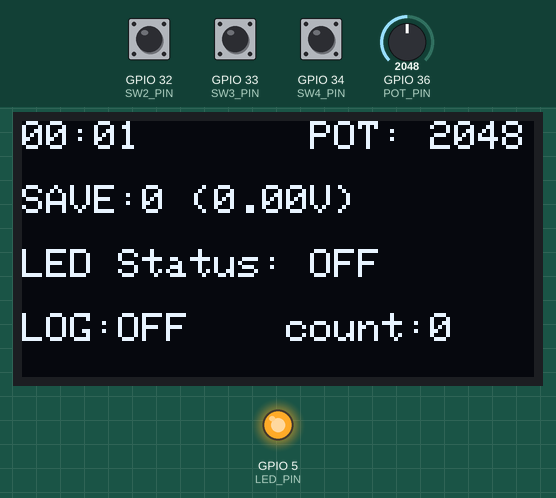
A program run on a simulated ESP32. Parts: 128×64 one-colour display, output pins drawn as LEDs (lit = HIGH). The test bench sets the inputs (shaded band); at power-on: GPIO 32 (SW2_PIN) HIGH, GPIO 34 (SW4_PIN) HIGH, GPIO 33 (SW3_PIN) HIGH, GPIO 36 (POT_PIN) = 2048 (analog values on the 0–4095 scale). Storage starts empty; EEPROM starts erased; what the program prints to the serial monitor is not drawn.

Above: at 1.2 s.
1.3 s: GPIO 32 (SW2_PIN) pulled LOW for 0.15 s
At 2.3 s:
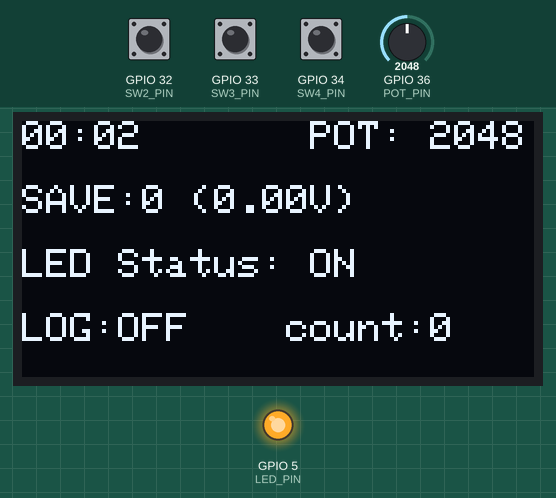
4.4 s: GPIO 34 (SW4_PIN) pulled LOW for 0.15 s
At 5.4 s:
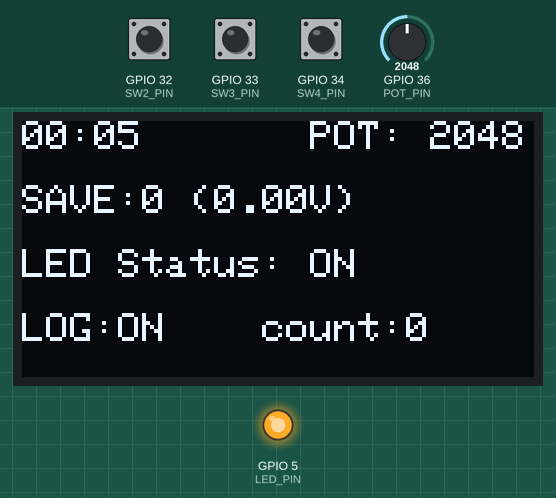
7.5 s: GPIO 32 (SW2_PIN) pulled LOW for 1 s
At 8.8 s:
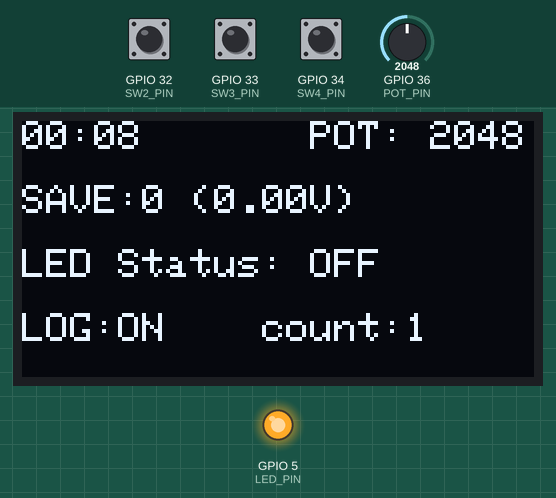
11.5 s: GPIO 33 (SW3_PIN) pulled LOW for 0.15 s
At 12.4 s:
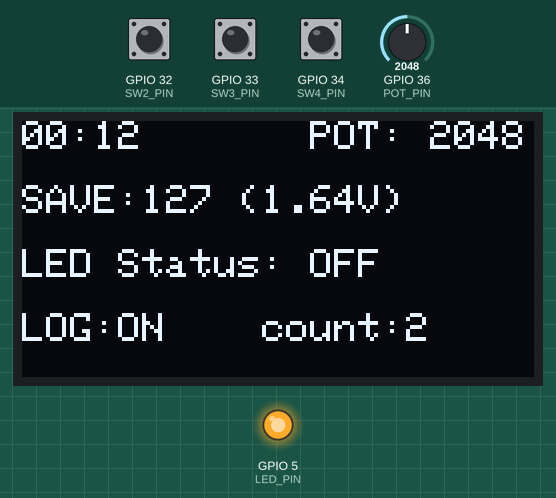
13.5 s: GPIO 32 (SW2_PIN) pulled LOW for 0.15 s
At 14.7 s:
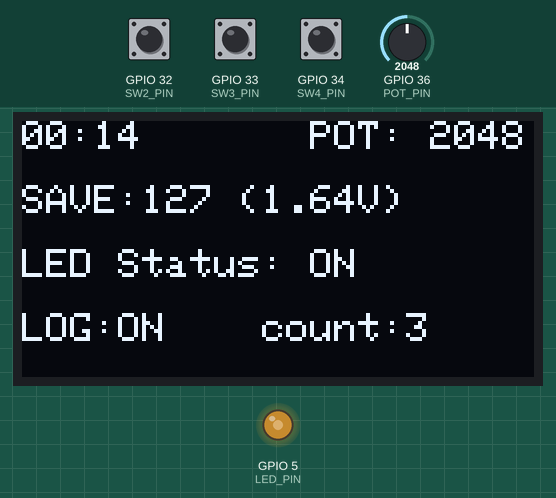
16.6 s: GPIO 34 (SW4_PIN) pulled LOW for 1 s
At 18.4 s:
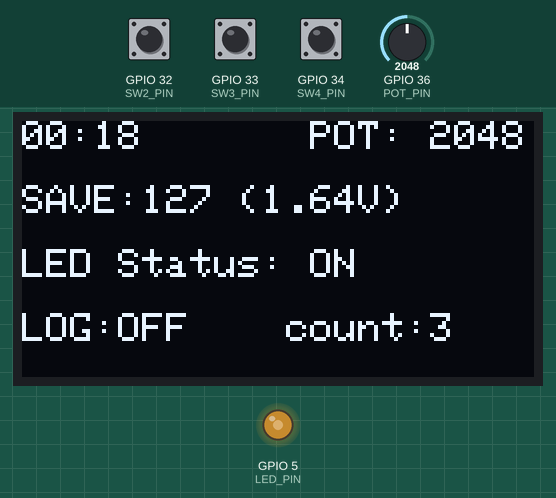
Timing chart, 0 to 19.9 s (numbered marks = the images above; inputs shaded):
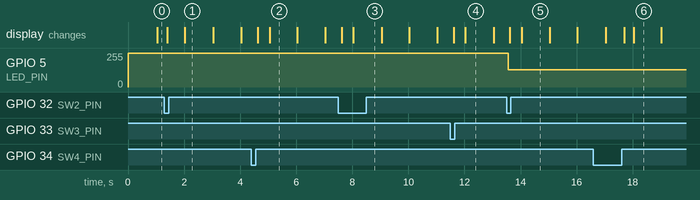

The program:

main.cpp
```cpp
#include <Adafruit_GFX.h>
#include <Adafruit_SSD1306.h>
#include <Arduino.h>
#include <FS.h>
#include <Preferences.h>
#include <SPIFFS.h>
#include <Wire.h>

// Pin Definitions
constexpr uint8_t POT_PIN = 36;
constexpr uint8_t LED_PIN = 5;
constexpr bool LED_ACTIVE_LOW = true;
constexpr uint8_t SW2_PIN = 32;
constexpr uint8_t SW3_PIN = 33;
constexpr uint8_t SW4_PIN = 34;

// Logging Configuration
constexpr char LOG_PATH[] = "/log.csv";

// OLED Display
constexpr uint8_t OLED_WIDTH = 128;
constexpr uint8_t OLED_HEIGHT = 64;
constexpr uint8_t OLED_ADDRESS = 0x3C;

Adafruit_SSD1306 display(OLED_WIDTH, OLED_HEIGHT, &Wire);

constexpr uint32_t DISPLAY_UPDATE_MS = 20;
uint32_t lastDisplayUpdate = 0;

// Preferences stores settings that must survive reset or power loss.
Preferences preferences;

bool ledState = false;
uint8_t pwmValue = 0;

// These values are kept in RAM while the program is running.
bool loggingEnabled = false;
uint32_t logCount = 0;

// ButtonState is used to debounce mechanical switches
constexpr uint32_t DEBOUNCE_MS = 40;
constexpr uint32_t LONG_PRESS_MS = 3000;

struct ButtonState {
  bool rawState;      // last reading from the pin.
  bool stableState;   // debounced state of the button.
  uint32_t changedAt; // time in milliseconds when the rawState last changed.
};

ButtonState sw2 = {HIGH, HIGH, 0};
ButtonState sw3 = {HIGH, HIGH, 0};
ButtonState sw4 = {HIGH, HIGH, 0};
uint32_t sw4PressedAt = 0;
bool sw4LongPressHandled = false;

// Convert the logical brightness to the PWM level required by the LED wiring.
void applyLedOutput() {
  uint8_t output = ledState ? pwmValue : 0;
  if (LED_ACTIVE_LOW) {
    output = 255 - output;
  }
  analogWrite(LED_PIN, output);
}

// Save only the setting changed by the corresponding switch.
void saveLedState() { preferences.putBool("ledState", ledState); }
void savePwmValue() { preferences.putUChar("pwmValue", pwmValue); }

// Return a press event only after the input has stayed stable long enough to
// reject mechanical switch bouncing.
bool isPressed(uint8_t pin, ButtonState &button) {
  bool reading = digitalRead(pin);
  uint32_t currentTime = millis();

  if (reading != button.rawState) {
    button.rawState = reading;
    button.changedAt = currentTime;
  }

  if (currentTime - button.changedAt >= DEBOUNCE_MS &&
      reading != button.stableState) {
    button.stableState = reading;
    return button.stableState == LOW;
  }

  return false;
}

// Return a string in the format "MM:SS" representing the elapsed time since the
// program started.
String elapsedTime() {
  uint32_t totalSeconds = millis() / 1000;
  uint32_t minutes = totalSeconds / 60;
  uint32_t seconds = totalSeconds % 60;

  char timeText[8];

  snprintf(timeText, sizeof(timeText), "%02lu:%02lu", minutes, seconds);
  return String(timeText);
}

// Return the voltage corresponding to the current PWM value, assuming a 3.3V
// supply.
float pwmVoltage() { return (static_cast<float>(pwmValue) / 255.0f) * 3.3f; }

// Convert a 12-bit ADC reading (0-4095) to an 8-bit PWM value (0-255).
uint8_t adcToPwm(uint16_t adcValue) {
  return static_cast<uint8_t>((static_cast<uint32_t>(adcValue) * 255) / 4095);
}

// Create the CSV file and its header once. Existing records are preserved.
bool ensureLogFile() {
  if (SPIFFS.exists(LOG_PATH)) {
    return true;
  }

  File file = SPIFFS.open(LOG_PATH, FILE_WRITE);
  if (!file) {
    Serial.println("Cannot create /log.csv");
    return false;
  }

  file.println("Time,ADC,PWM,Voltage,LED_State");
  file.close();
  return true;
}

void loadLogCount() {
  logCount = 0;
  File file = SPIFFS.open(LOG_PATH, FILE_READ);
  if (!file) {
    return;
  }

  // The first line is the CSV header and is not included in logCount.
  file.readStringUntil('\n');
  while (file.available()) {
    String line = file.readStringUntil('\n');
    line.trim();
    if (line.length() > 0) {
      logCount++;
    }
  }
  file.close();
}

void appendLog(uint16_t adcValue) {
  if (!loggingEnabled) {
    return;
  }
  if (!SPIFFS.exists(LOG_PATH)) {
    Serial.println("Logging is disabled or /log.csv does not exist");
    return;
  }

  File file = SPIFFS.open(LOG_PATH, FILE_APPEND);
  if (!file) {
    Serial.println("Cannot append /log.csv");
    return;
  }

  // Append one record; never overwrite older history.
  file.printf("%s, %u, %u, %.2f, %s\n", elapsedTime().c_str(), adcValue,
              pwmValue, pwmVoltage(), ledState ? "ON" : "OFF");
  file.close();
  logCount++;
}

void readLog() {
  File file = SPIFFS.open(LOG_PATH, FILE_READ);
  if (!file) {
    Serial.println("Cannot open /log.csv");
    return;
  }

  Serial.println("========================================");
  Serial.println("log.csv");
  Serial.println("========================================");
  while (file.available()) {
    Serial.write(file.read());
  }
  file.close();
  Serial.println("========================================");
  Serial.printf("Total Records : %d\n", logCount);
  Serial.println("========================================");
}

void deleteLog() {
  if (SPIFFS.exists(LOG_PATH) && !SPIFFS.remove(LOG_PATH)) {
    Serial.println("Cannot delete /log.csv");
    return;
  }

  if (!ensureLogFile()) {
    Serial.println("Cannot recreate /log.csv");
    return;
  }

  logCount = 0;
  Serial.println("Log deleted");
}

void updateDisplay(uint16_t adcValue) {
  display.clearDisplay();
  display.setCursor(0, 0);
  display.printf("%s       POT: %u", elapsedTime().c_str(), adcValue);
  display.setCursor(0, 16);
  display.printf("SAVE:%u (%.2fV)", pwmValue, pwmVoltage());
  display.setCursor(0, 32);
  display.printf("LED Status: %s", ledState ? "ON" : "OFF");
  display.setCursor(0, 48);
  display.printf("LOG:%s    count:%lu", loggingEnabled ? "ON" : "OFF",
                 logCount);
  display.display();
}

void handleSwitches(uint16_t adcValue) {
  if (isPressed(SW2_PIN, sw2)) {
    ledState = !ledState;
    saveLedState();
    applyLedOutput();
    Serial.printf("SW2 pressed - LED: %s\n", ledState ? "ON" : "OFF");
    appendLog(adcValue);
  }

  if (isPressed(SW3_PIN, sw3)) {
    pwmValue = adcToPwm(adcValue);
    savePwmValue();
    applyLedOutput();
    Serial.printf("SW3 pressed - Brightness saved: %u\n", pwmValue);
    appendLog(adcValue);
  }

  // SW4 uses GPIO34, so it is read as an input and debounced manually.
  uint32_t currentTime = millis();
  bool sw4Reading = digitalRead(SW4_PIN);
  if (sw4Reading != sw4.rawState) {
    sw4.rawState = sw4Reading;
    sw4.changedAt = currentTime;
  }

  if (currentTime - sw4.changedAt >= DEBOUNCE_MS &&
      sw4Reading != sw4.stableState) {
    sw4.stableState = sw4Reading;
    if (sw4.stableState == LOW) {
      // Start timing when the debounced press begins.
      sw4PressedAt = currentTime;
      sw4LongPressHandled = false;
    } else if (!sw4LongPressHandled) {
      // A release shorter than LONG_PRESS_MS is a logging toggle.
      loggingEnabled = !loggingEnabled;
      Serial.printf("SW4 pressed - Logging: %s\n",
                    loggingEnabled ? "ON" : "OFF");
    }
  }

  if (sw4.stableState == LOW && !sw4LongPressHandled &&
      currentTime - sw4PressedAt >= LONG_PRESS_MS) {
    // Handle a long press once, before the button is released.
    Serial.println("SW4 long press - Deleting log");
    deleteLog();
    sw4LongPressHandled = true;
  }
}

void setup() {
  Serial.begin(115200);

  // Configure the potentiometer, LED, and switches.
  pinMode(POT_PIN, INPUT);
  pinMode(LED_PIN, OUTPUT);
  pinMode(SW2_PIN, INPUT_PULLUP);
  pinMode(SW3_PIN, INPUT_PULLUP);
  pinMode(SW4_PIN, INPUT);

  // Initialize the switch states to avoid false triggers on startup.
  sw2.rawState = sw2.stableState = digitalRead(SW2_PIN);
  sw3.rawState = sw3.stableState = digitalRead(SW3_PIN);
  sw4.rawState = sw4.stableState = digitalRead(SW4_PIN);
  sw2.changedAt = sw3.changedAt = sw4.changedAt = millis();

  // Configure the ADC as 12-bit and PWM output as 8-bit.
  analogReadResolution(12);
  analogWriteFrequency(5000);
  analogWriteResolution(8);

  // Load saved settings; defaults are used when the keys do not exist yet.
  preferences.begin("ledPref", false);
  ledState = preferences.getBool("ledState", false);
  pwmValue = preferences.getUChar("pwmValue", 0);
  applyLedOutput();

  // Mount SPIFFS. The true argument permits formatting if mounting fails.
  if (!SPIFFS.begin(true)) {
    Serial.println("SPIFFS Mount Failed");
  } else {
    if (ensureLogFile()) {
      loadLogCount();
      Serial.printf("SPIFFS: log.csv Count: %d\n", logCount);
    }
  }

  // Start I2C and initialize the OLED.
  Wire.begin();
  if (!display.begin(SSD1306_SWITCHCAPVCC, OLED_ADDRESS)) {
    Serial.println("OLED initialization failed");
    return;
  }

  display.clearDisplay();
  display.setTextSize(1);
  display.setTextColor(SSD1306_WHITE);
}

void loop() {
  uint16_t adcValue = analogRead(POT_PIN);

  // Press R/r in Serial Monitor to print the complete CSV log.
  while (Serial.available()) {
    char command = Serial.read();
    if (command == 'R' || command == 'r') {
      readLog();
    }
  }

  handleSwitches(adcValue);

  // Refresh OLED every 20 ms without pausing button or Serial processing.
  uint32_t currentTime = millis();
  if (currentTime - lastDisplayUpdate >= DISPLAY_UPDATE_MS) {
    lastDisplayUpdate = currentTime;
    updateDisplay(adcValue);
  }
}
```

Measured:
- after the input at 1.3 s, the display: first changes after 0.10 s (image 1 shows a later state)
- after the input at 4.4 s, the display: first changes after 0.23 s (image 2 shows a later state)
- after the input at 7.5 s, the display: first changes after 0.12 s (image 3 shows a later state)
- after the input at 13.5 s, GPIO 5 (LED_PIN): 255/255 → 128/255 after 0.07 s; the display: first changes after 0.11 s (image 5 shows a later state)
- after the input at 16.6 s, the display: first differs from a run without the input after 1.1 s (image 6 shows a later state)
- what the display in image 5 shows lasts 0.9 s, from 14.1 s to 15.0 s
